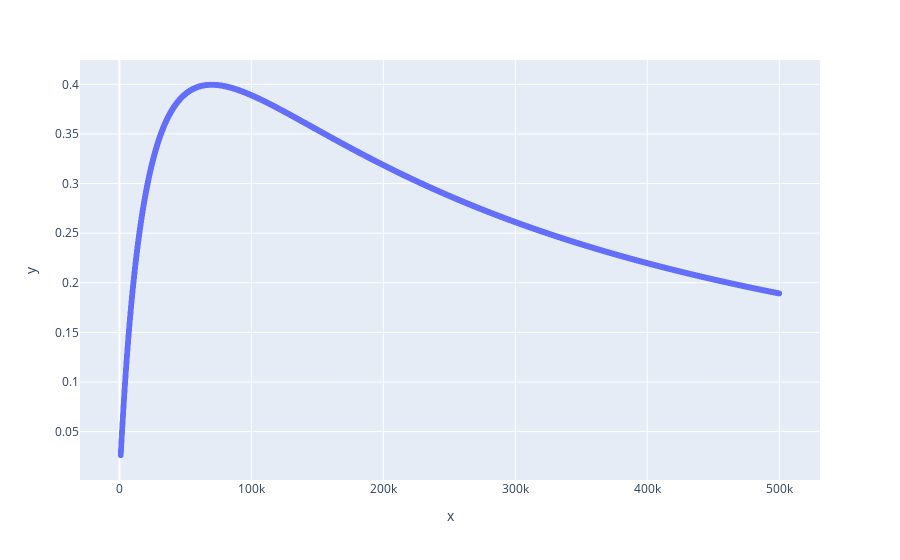

The cell this chart's notebook holds for it:
### Code cell
px.scatter(x=x,y=y, render_mode='webgl')

### Figure 1 — Plotly figure (JSON) as saved in the notebook; plotly's stock layout.template omitted (floating-point values rounded to 4 significant figures; data arrays with more than 128 entries replaced by an {"elided": "..."} marker saying what was removed)
{"data": [{"hovertemplate": "x=%{x}<br>y=%{y}<extra></extra>", "legendgroup": "", "marker": {"color": "#636efa", "symbol": "circle"}, "mode": "markers", "name": "", "showlegend": false, "type": "scattergl", "x": {"elided": "20000 float values"}, "xaxis": "x", "y": {"elided": "20000 float values"}, "yaxis": "y"}], "layout": {"legend": {"tracegroupgap": 0}, "margin": {"t": 60}, "xaxis": {"anchor": "y", "domain": [0, 1], "title": {"text": "x"}}, "yaxis": {"anchor": "x", "domain": [0, 1], "title": {"text": "y"}}}}
